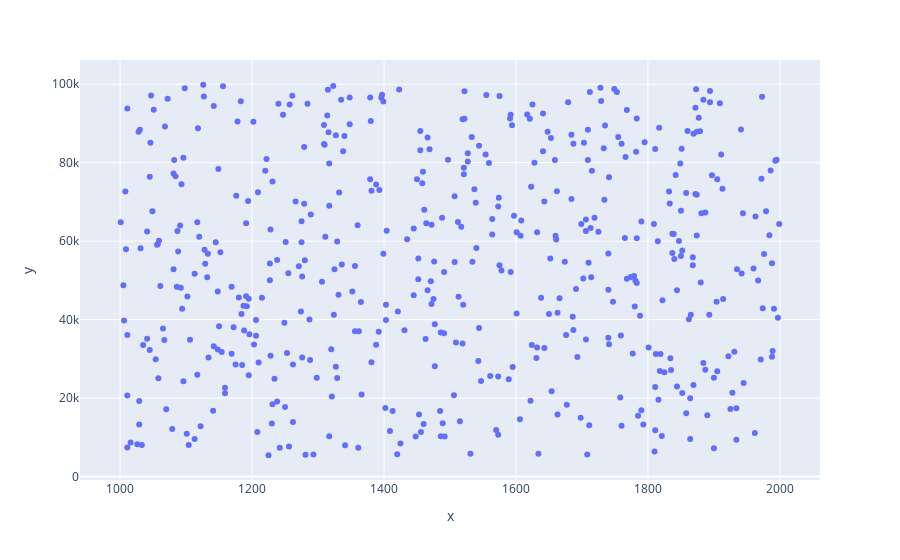

Notebook code cell kept with this figure:
### Code cell
px.scatter(x=arr1, y=arr2)
#trendline='ols' statsmodel

### Figure 1 — Plotly figure (JSON) as saved in the notebook; plotly's stock layout.template omitted (floating-point values rounded to 4 significant figures; data arrays with more than 128 entries replaced by an {"elided": "..."} marker saying what was removed)
{"data": [{"hovertemplate": "x=%{x}<br>y=%{y}<extra></extra>", "legendgroup": "", "marker": {"color": "#636efa", "symbol": "circle"}, "mode": "markers", "name": "", "orientation": "v", "showlegend": false, "type": "scatter", "x": {"elided": "500 int values"}, "xaxis": "x", "y": {"elided": "500 int values"}, "yaxis": "y"}], "layout": {"legend": {"tracegroupgap": 0}, "margin": {"t": 60}, "xaxis": {"anchor": "y", "domain": [0, 1], "title": {"text": "x"}}, "yaxis": {"anchor": "x", "domain": [0, 1], "title": {"text": "y"}}}}
